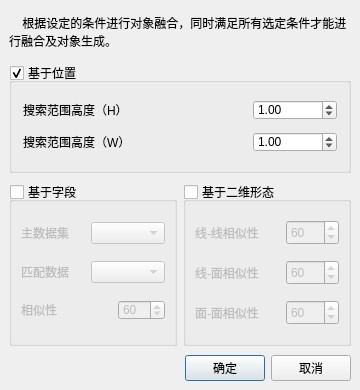
<?xml version="1.0" encoding="UTF-8"?>
<ui version="4.0">
 <class>C_DialogMergeRule</class>
 <widget class="QDialog" name="C_DialogMergeRule">
  <property name="geometry">
   <rect>
    <x>0</x>
    <y>0</y>
    <width>360</width>
    <height>390</height>
   </rect>
  </property>
  <property name="minimumSize">
   <size>
    <width>360</width>
    <height>390</height>
   </size>
  </property>
  <property name="maximumSize">
   <size>
    <width>16777215</width>
    <height>16777215</height>
   </size>
  </property>
  <property name="windowTitle">
   <string>设置融合规则</string>
  </property>
  <property name="windowIcon">
   <iconset resource="../ModelingTool.qrc">
    <normaloff>:/ModelingTool/Images/conversionMap.png</normaloff>:/ModelingTool/Images/conversionMap.png</iconset>
  </property>
  <layout class="QGridLayout" name="gridLayout_3">
   <property name="margin">
    <number>9</number>
   </property>
   <property name="spacing">
    <number>6</number>
   </property>
   <item row="0" column="0">
    <layout class="QVBoxLayout" name="verticalLayout_3" stretch="1,2,3,1">
     <property name="spacing">
      <number>9</number>
     </property>
     <item>
      <widget class="QLabel" name="label">
       <property name="minimumSize">
        <size>
         <width>0</width>
         <height>45</height>
        </size>
       </property>
       <property name="maximumSize">
        <size>
         <width>16777215</width>
         <height>45</height>
        </size>
       </property>
       <property name="text">
        <string>    根据设定的条件进行对象融合，同时满足所有选定条件才能进行融合及对象生成。</string>
       </property>
       <property name="wordWrap">
        <bool>true</bool>
       </property>
      </widget>
     </item>
     <item>
      <widget class="QGroupBox" name="m_groupBox_pos">
       <property name="minimumSize">
        <size>
         <width>0</width>
         <height>60</height>
        </size>
       </property>
       <property name="maximumSize">
        <size>
         <width>16777215</width>
         <height>16777215</height>
        </size>
       </property>
       <property name="title">
        <string>基于位置</string>
       </property>
       <property name="checkable">
        <bool>true</bool>
       </property>
       <layout class="QGridLayout" name="gridLayout_4">
        <item row="0" column="0">
         <layout class="QHBoxLayout" name="horizontalLayout_6">
          <item>
           <widget class="QLabel" name="m_label_range">
            <property name="minimumSize">
             <size>
              <width>50</width>
              <height>0</height>
             </size>
            </property>
            <property name="maximumSize">
             <size>
              <width>16777215</width>
              <height>16777215</height>
             </size>
            </property>
            <property name="text">
             <string>搜索范围高度（H）</string>
            </property>
           </widget>
          </item>
          <item>
           <spacer name="horizontalSpacer_2">
            <property name="orientation">
             <enum>Qt::Horizontal</enum>
            </property>
            <property name="sizeHint" stdset="0">
             <size>
              <width>40</width>
              <height>20</height>
             </size>
            </property>
           </spacer>
          </item>
          <item>
           <widget class="QDoubleSpinBox" name="m_doubleSpinBox_H">
            <property name="minimumSize">
             <size>
              <width>50</width>
              <height>20</height>
             </size>
            </property>
            <property name="maximumSize">
             <size>
              <width>16777215</width>
              <height>20</height>
             </size>
            </property>
            <property name="maximum">
             <double>999999.989999999990687</double>
            </property>
            <property name="value">
             <double>1.000000000000000</double>
            </property>
           </widget>
          </item>
         </layout>
        </item>
        <item row="1" column="0">
         <layout class="QHBoxLayout" name="horizontalLayout_8">
          <item>
           <widget class="QLabel" name="m_label_range_2">
            <property name="minimumSize">
             <size>
              <width>50</width>
              <height>0</height>
             </size>
            </property>
            <property name="maximumSize">
             <size>
              <width>16777215</width>
              <height>16777215</height>
             </size>
            </property>
            <property name="text">
             <string>搜索范围高度（W）</string>
            </property>
           </widget>
          </item>
          <item>
           <spacer name="horizontalSpacer_3">
            <property name="orientation">
             <enum>Qt::Horizontal</enum>
            </property>
            <property name="sizeHint" stdset="0">
             <size>
              <width>40</width>
              <height>20</height>
             </size>
            </property>
           </spacer>
          </item>
          <item>
           <widget class="QDoubleSpinBox" name="m_doubleSpinBox_W">
            <property name="minimumSize">
             <size>
              <width>50</width>
              <height>20</height>
             </size>
            </property>
            <property name="maximumSize">
             <size>
              <width>16777215</width>
              <height>20</height>
             </size>
            </property>
            <property name="maximum">
             <double>999999.989999999990687</double>
            </property>
            <property name="value">
             <double>1.000000000000000</double>
            </property>
           </widget>
          </item>
         </layout>
        </item>
       </layout>
      </widget>
     </item>
     <item>
      <layout class="QHBoxLayout" name="horizontalLayout_4" stretch="1,1">
       <property name="spacing">
        <number>6</number>
       </property>
       <item>
        <widget class="QGroupBox" name="m_groupBox_field">
         <property name="minimumSize">
          <size>
           <width>160</width>
           <height>140</height>
          </size>
         </property>
         <property name="title">
          <string>基于字段</string>
         </property>
         <property name="checkable">
          <bool>true</bool>
         </property>
         <property name="checked">
          <bool>false</bool>
         </property>
         <layout class="QGridLayout" name="gridLayout_2">
          <property name="margin">
           <number>9</number>
          </property>
          <property name="spacing">
           <number>6</number>
          </property>
          <item row="0" column="0">
           <layout class="QHBoxLayout" name="horizontalLayout_9">
            <property name="spacing">
             <number>5</number>
            </property>
            <item>
             <widget class="QLabel" name="m_label_main1">
              <property name="minimumSize">
               <size>
                <width>65</width>
                <height>0</height>
               </size>
              </property>
              <property name="maximumSize">
               <size>
                <width>65</width>
                <height>16777215</height>
               </size>
              </property>
              <property name="text">
               <string>主数据集</string>
              </property>
             </widget>
            </item>
            <item>
             <widget class="QComboBox" name="m_comboBox_main"/>
            </item>
           </layout>
          </item>
          <item row="1" column="0">
           <layout class="QHBoxLayout" name="horizontalLayout_10">
            <property name="spacing">
             <number>5</number>
            </property>
            <item>
             <widget class="QLabel" name="m_label_ass1">
              <property name="minimumSize">
               <size>
                <width>65</width>
                <height>0</height>
               </size>
              </property>
              <property name="maximumSize">
               <size>
                <width>65</width>
                <height>16777215</height>
               </size>
              </property>
              <property name="text">
               <string>匹配数据</string>
              </property>
             </widget>
            </item>
            <item>
             <widget class="QComboBox" name="m_comboBox_ass"/>
            </item>
           </layout>
          </item>
          <item row="2" column="0">
           <layout class="QHBoxLayout" name="horizontalLayout_11">
            <property name="spacing">
             <number>5</number>
            </property>
            <item alignment="Qt::AlignLeft">
             <widget class="QLabel" name="m_label_simiField">
              <property name="minimumSize">
               <size>
                <width>40</width>
                <height>0</height>
               </size>
              </property>
              <property name="maximumSize">
               <size>
                <width>80</width>
                <height>16777215</height>
               </size>
              </property>
              <property name="text">
               <string>相似性</string>
              </property>
             </widget>
            </item>
            <item alignment="Qt::AlignRight">
             <widget class="QSpinBox" name="m_spinBox_field">
              <property name="minimumSize">
               <size>
                <width>40</width>
                <height>20</height>
               </size>
              </property>
              <property name="maximumSize">
               <size>
                <width>60</width>
                <height>20</height>
               </size>
              </property>
              <property name="maximum">
               <number>100</number>
              </property>
              <property name="value">
               <number>60</number>
              </property>
             </widget>
            </item>
           </layout>
          </item>
         </layout>
        </widget>
       </item>
       <item>
        <widget class="QGroupBox" name="m_groupBox_form">
         <property name="minimumSize">
          <size>
           <width>160</width>
           <height>140</height>
          </size>
         </property>
         <property name="title">
          <string>基于二维形态</string>
         </property>
         <property name="checkable">
          <bool>true</bool>
         </property>
         <property name="checked">
          <bool>false</bool>
         </property>
         <layout class="QGridLayout" name="gridLayout">
          <property name="margin">
           <number>9</number>
          </property>
          <property name="spacing">
           <number>6</number>
          </property>
          <item row="0" column="0">
           <layout class="QHBoxLayout" name="horizontalLayout">
            <property name="spacing">
             <number>6</number>
            </property>
            <item>
             <widget class="QLabel" name="m_label_ll">
              <property name="minimumSize">
               <size>
                <width>85</width>
                <height>25</height>
               </size>
              </property>
              <property name="maximumSize">
               <size>
                <width>85</width>
                <height>25</height>
               </size>
              </property>
              <property name="text">
               <string>线-线相似性</string>
              </property>
             </widget>
            </item>
            <item>
             <widget class="QSpinBox" name="m_spinBox_ll">
              <property name="minimumSize">
               <size>
                <width>40</width>
                <height>20</height>
               </size>
              </property>
              <property name="maximumSize">
               <size>
                <width>16777215</width>
                <height>25</height>
               </size>
              </property>
              <property name="maximum">
               <number>100</number>
              </property>
              <property name="value">
               <number>60</number>
              </property>
             </widget>
            </item>
           </layout>
          </item>
          <item row="1" column="0">
           <layout class="QHBoxLayout" name="horizontalLayout_2">
            <property name="spacing">
             <number>6</number>
            </property>
            <item>
             <widget class="QLabel" name="m_label_la">
              <property name="minimumSize">
               <size>
                <width>85</width>
                <height>25</height>
               </size>
              </property>
              <property name="maximumSize">
               <size>
                <width>85</width>
                <height>25</height>
               </size>
              </property>
              <property name="text">
               <string>线-面相似性</string>
              </property>
             </widget>
            </item>
            <item>
             <widget class="QSpinBox" name="m_spinBox_la">
              <property name="minimumSize">
               <size>
                <width>40</width>
                <height>20</height>
               </size>
              </property>
              <property name="maximumSize">
               <size>
                <width>16777215</width>
                <height>25</height>
               </size>
              </property>
              <property name="maximum">
               <number>100</number>
              </property>
              <property name="value">
               <number>60</number>
              </property>
             </widget>
            </item>
           </layout>
          </item>
          <item row="2" column="0">
           <layout class="QHBoxLayout" name="horizontalLayout_3">
            <property name="spacing">
             <number>6</number>
            </property>
            <item>
             <widget class="QLabel" name="m_label_aa">
              <property name="minimumSize">
               <size>
                <width>85</width>
                <height>25</height>
               </size>
              </property>
              <property name="maximumSize">
               <size>
                <width>85</width>
                <height>25</height>
               </size>
              </property>
              <property name="text">
               <string>面-面相似性</string>
              </property>
             </widget>
            </item>
            <item>
             <widget class="QSpinBox" name="m_spinBox_aa">
              <property name="minimumSize">
               <size>
                <width>40</width>
                <height>20</height>
               </size>
              </property>
              <property name="maximumSize">
               <size>
                <width>16777215</width>
                <height>25</height>
               </size>
              </property>
              <property name="maximum">
               <number>100</number>
              </property>
              <property name="value">
               <number>60</number>
              </property>
             </widget>
            </item>
           </layout>
          </item>
         </layout>
        </widget>
       </item>
      </layout>
     </item>
     <item>
      <layout class="QHBoxLayout" name="horizontalLayout_5">
       <property name="spacing">
        <number>6</number>
       </property>
       <item>
        <spacer name="horizontalSpacer">
         <property name="orientation">
          <enum>Qt::Horizontal</enum>
         </property>
         <property name="sizeHint" stdset="0">
          <size>
           <width>40</width>
           <height>20</height>
          </size>
         </property>
        </spacer>
       </item>
       <item>
        <layout class="QHBoxLayout" name="horizontalLayout_7">
         <property name="spacing">
          <number>6</number>
         </property>
         <item>
          <widget class="QPushButton" name="m_btn_ok">
           <property name="text">
            <string>确定</string>
           </property>
          </widget>
         </item>
         <item>
          <widget class="QPushButton" name="m_btn_cancel">
           <property name="text">
            <string>取消</string>
           </property>
          </widget>
         </item>
        </layout>
       </item>
      </layout>
     </item>
    </layout>
   </item>
  </layout>
 </widget>
 <layoutdefault spacing="6" margin="11"/>
 <resources>
  <include location="../ModelingTool.qrc"/>
 </resources>
 <connections/>
</ui>
